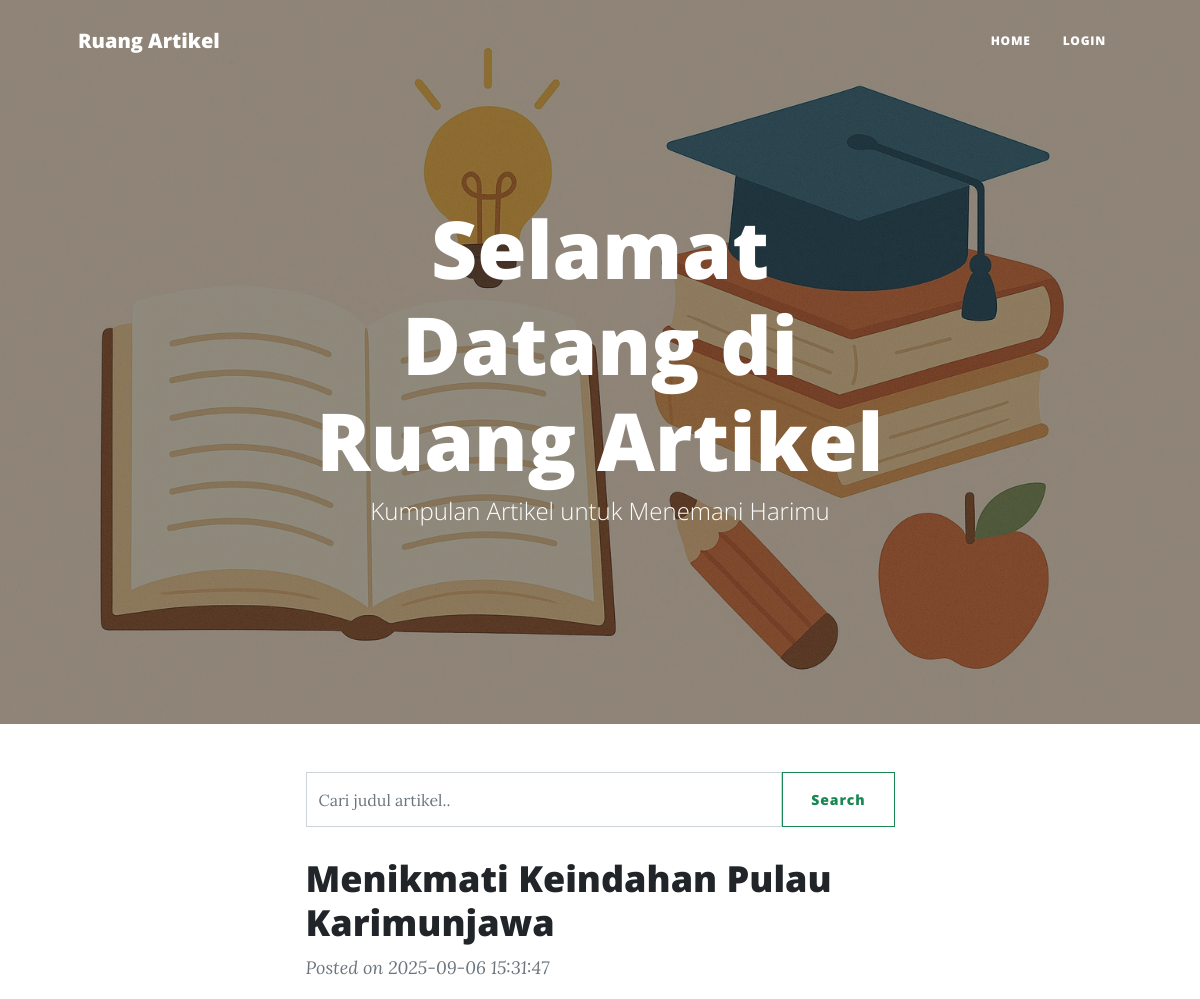
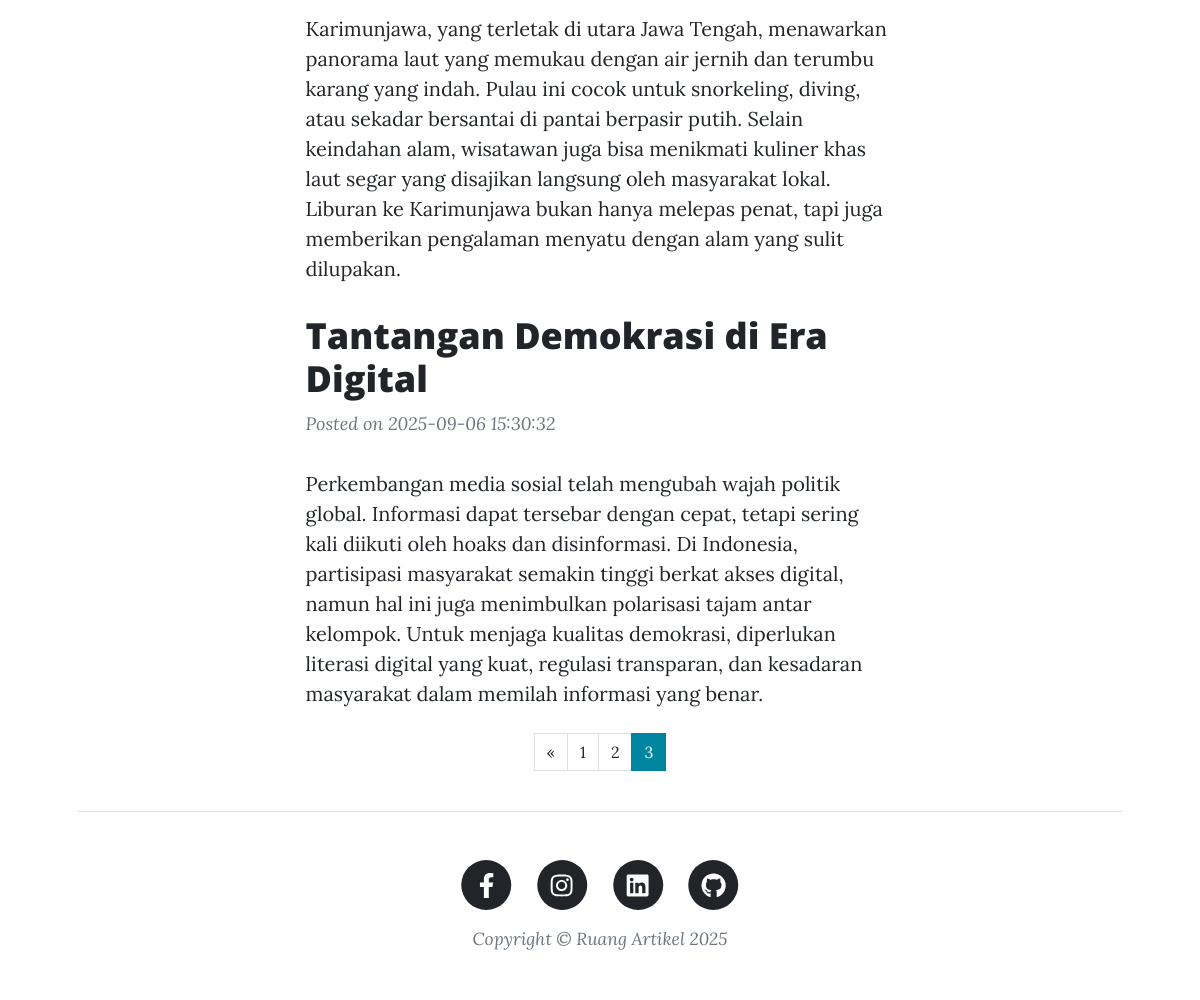
Screenshot of /index.php/blog/index/6 with the database file from the repository (2 pictures, top to bottom).
### tables this page shows
CREATE TABLE `blog` (
  `id` int(11) NOT NULL,
  `title` varchar(255) NOT NULL,
  `content` text NOT NULL,
  `url` varchar(255) NOT NULL,
  `cover` varchar(255) NOT NULL,
  `date` timestamp NOT NULL DEFAULT current_timestamp() ON UPDATE current_timestamp()
);

### index.php (called while the page is built, shortened)
<?php
require_once BASEPATH.'core/CodeIgniter.php';

### application/config/config.php (called while the page is built, shortened)
<?php
$config['base_url'] = 'http://localhost/myapp/';
$config['index_page'] = 'index.php';
$config['uri_protocol']	= 'REQUEST_URI';
$config['url_suffix'] = '';
$config['language']	= 'english';
$config['charset'] = 'UTF-8';
$config['enable_hooks'] = FALSE;
$config['subclass_prefix'] = 'MY_';
$config['composer_autoload'] = FALSE;
$config['permitted_uri_chars'] = 'a-z 0-9~%.:_\-';
$config['enable_query_strings'] = FALSE;
$config['controller_trigger'] = 'c';
$config['function_trigger'] = 'm';
$config['directory_trigger'] = 'd';
$config['allow_get_array'] = TRUE;
$config['log_threshold'] = 0;
$config['log_path'] = '';
$config['log_file_extension'] = '';
$config['log_file_permissions'] = 0644;
$config['log_date_format'] = 'Y-m-d H:i:s';
$config['error_views_path'] = '';
$config['cache_path'] = '';
$config['cache_query_string'] = FALSE;
$config['encryption_key'] = '';
$config['sess_driver'] = 'files';
$config['sess_cookie_name'] = 'ci_session';
$config['sess_samesite'] = 'Lax';
$config['sess_expiration'] = 7200;
$config['sess_save_path'] = NULL;
$config['sess_match_ip'] = FALSE;
$config['sess_time_to_update'] = 300;
$config['sess_regenerate_destroy'] = FALSE;
$config['cookie_prefix']	= '';
$config['cookie_domain']	= '';
$config['cookie_path']		= '/';
$config['cookie_secure']	= FALSE;
$config['cookie_httponly'] 	= FALSE;
$config['cookie_samesite'] 	= 'Lax';
$config['standardize_newlines'] = FALSE;
$config['global_xss_filtering'] = FALSE;
$config['csrf_protection'] = FALSE;
$config['csrf_token_name'] = 'csrf_test_name';
$config['csrf_cookie_name'] = 'csrf_cookie_name';
$config['csrf_expire'] = 7200;
$config['csrf_regenerate'] = TRUE;
$config['csrf_exclude_uris'] = array();
$config['compress_output'] = FALSE;
$config['time_reference'] = 'local';
$config['rewrite_short_tags'] = FALSE;
$config['proxy_ips'] = '';

### application/models/blog_model.php (called while the page is built, shortened)
<?php
class blog_model extends CI_Model{
    public function getblogs($limit, $offset)
    {
    $filter = $this->input->get('find');
    $this->db->like('title', $filter);
    $this->db->limit($limit, $offset);
    $this->db->order_by('date', 'desc');
    return $this->db->get("blog");
    }
     public function gettotalblogs()
    {
    $filter = $this->input->get('find');
    $this->db->like('title', $filter);
    return $this->db->count_all_results("blog");
    }
}

### application/views/blog.php (the view, shortened to what this page needs)
<header class="masthead" style="background-image: url('<?php echo base_url(); ?>assets/assets/img/home-bg.jpg')">
    <div class="container position-relative px-4 px-lg-5">
        <div class="row gx-4 gx-lg-5 justify-content-center">
            <div class="col-md-10 col-lg-8 col-xl-7">
                <div class="site-heading">
                    <h1>Selamat Datang di Ruang Artikel</h1>
                    <span class="subheading">Kumpulan Artikel untuk Menemani Harimu</span>
                </div>
            </div>
        </div>
    </div>
</header>
<div class="container px-4 px-lg-5">
    <div class="row gx-4 gx-lg-5 justify-content-center">
        <div class="col-md-10 col-lg-8 col-xl-7">
            <form class="form-inline d-flex" style="flex-wrap: nowrap;">
                <input class="form-control mr-2" type="search" placeholder="Cari judul artikel.." aria-label="Search" name="find">
                <button class="btn btn-outline-success" type="submit">Search</button>
            </form>
                    <?php foreach ($blogs as $key => $blog): ?>
                    <div class="post-preview">
                    <a href="<?php echo site_url('blog/detail/'.$blog['url']); ?>">
                    <h2 class="post-title"><?php echo $blog['title'];?></h2>
                </a>
                <p class="post-meta">
                    Posted on <?php echo $blog['date'];?>
                </p>
                <?php echo $blog['content'];?>
            </div>
    <?php endforeach; ?>
<div class="d-flex justify-content-center my-4">
    <?php echo $this->pagination->create_links(); ?>
</div>
    </div>
</div>

### rows the page displays
blog: title "Menikmati Keindahan Pulau Karimunjawa", date "2025-09-06 15:31:47", content "Karimunjawa, yang terletak di utara Jawa Tengah, menawarkan panorama laut yang memukau dengan air jernih dan terumbu karang yang indah. Pulau ini cocok untuk snorkeling, diving, atau sekadar bersantai di pantai berpasir putih. Selain keindahan alam, wisatawan juga bisa menikmati kuliner khas laut segar yang disajikan langsung oleh masyarakat lokal. Liburan ke Karimunjawa bukan hanya melepas penat, tapi juga memberikan pengalaman menyatu dengan alam yang sulit dilupakan."
blog: title "Tantangan Demokrasi di Era Digital", date "2025-09-06 15:30:32", content "Perkembangan media sosial telah mengubah wajah politik global. Informasi dapat tersebar dengan cepat, tetapi sering kali diikuti oleh hoaks dan disinformasi. Di Indonesia, partisipasi masyarakat semakin tinggi berkat akses digital, namun hal ini juga menimbulkan polarisasi tajam antar kelompok. Untuk menjaga kualitas demokrasi, diperlukan literasi digital yang kuat, regulasi transparan, dan kesadaran masyarakat dalam memilah informasi yang benar."

### other values shown
$this->pagination->create_links() "« 1 2 3"
